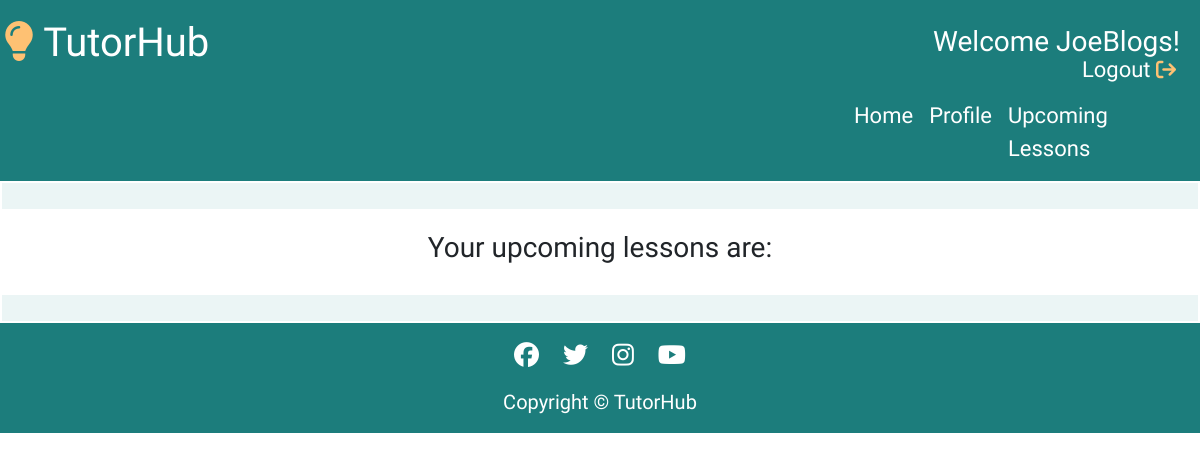
Page /profile/upcoming_lessons/ (signed in) on the earlier database version.
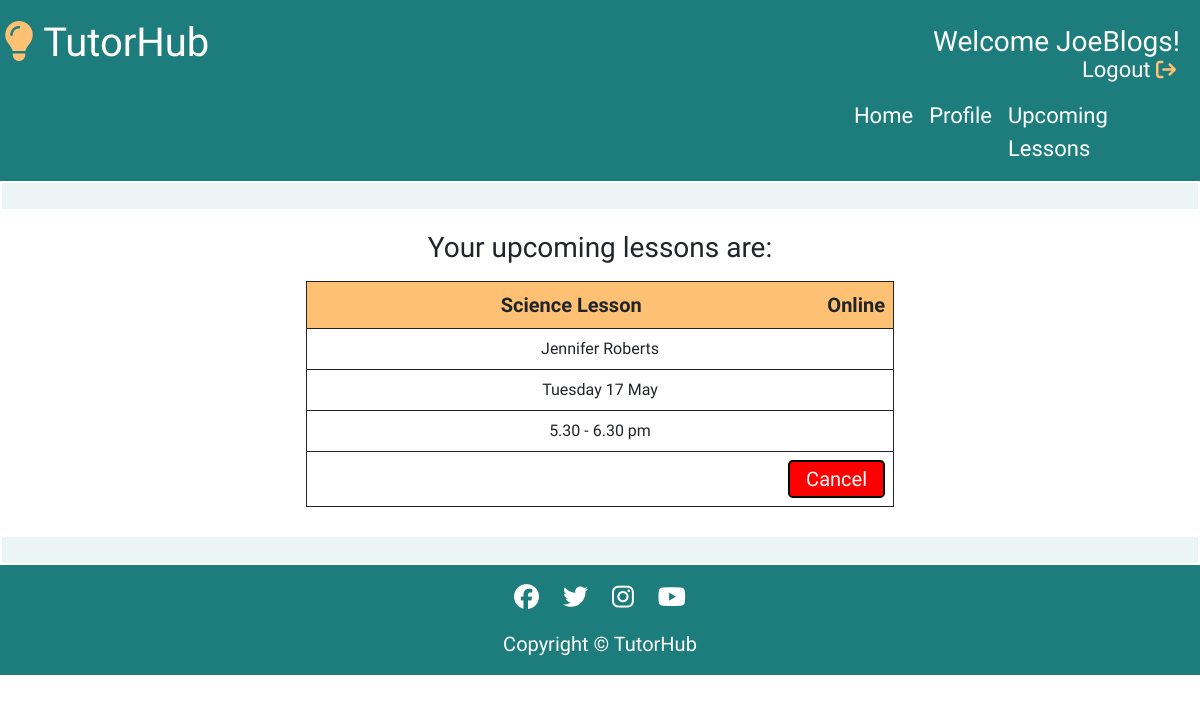
Same page on the later database version.
### tutorprofile/models.py (models this page shows, shortened)
class Booking(models.Model):
    date = models.CharField(max_length=50)
    time = models.CharField(max_length=50)
    tutor = models.CharField(max_length=50, null=True, blank=True)
    subject = models.CharField(max_length=50, null=True, blank=True)
    student = models.ForeignKey(User, on_delete=models.CASCADE)

### userprofile/views.py (the view)
# urls.py: path('upcoming_lessons/', views.upcoming_lessons, name='upcoming_lessons'),
@login_required
def upcoming_lessons(request):
    template = 'userprofile/upcoming_lessons.html'
    context = {
        'bookings': Booking.objects.filter(student=request.user),
    }
    return render(request, template, context)

### userprofile/templates/userprofile/upcoming_lessons.html (shortened to what this page needs)
{% extends "base.html" %}
{% load static %}
{% block content %}
<div class="row placeholder" id="placeholder-top">
</div>
<div class="container-fluid">
    <div class="row">
        <div class="col-12">
            <div class="row center">
                <h3>Your upcoming lessons are:</h3>
                {% for booking in bookings %}
                <div class="col-12">
                    <table class="table-space table-width-bookings">
                        <tr>
                            <td class="bold">{{ booking.subject }} Lesson <span class="type">Online</span></td>
                        </tr>
                        <tr>
                            <td>{{ booking.tutor }}</td>
                        </tr>
                        <tr>
                            <td class="booking-dates">{{ booking.date }}</td>
                        </tr>
                        <tr>
                            <td>{{ booking.time }}</td>
                        </tr>
                        <tr>
                            <td>
                                <button class="btn btn-delete btn-lg" value="{{ booking.id }}">Cancel</button>
                            </td>
                        </tr>
                    </table>
                </div>
            {% endfor %}
    </div>
</div>
<div class="row placeholder" id="placeholder-bottom">
</div>
{% endblock %}

Differences in the rows shown:
added Booking: subject "Science", tutor "Jennifer Roberts", date "Tuesday 17 May", time "5.30 - 6.30 pm", {{ booking.id }} 233 (drawn)
